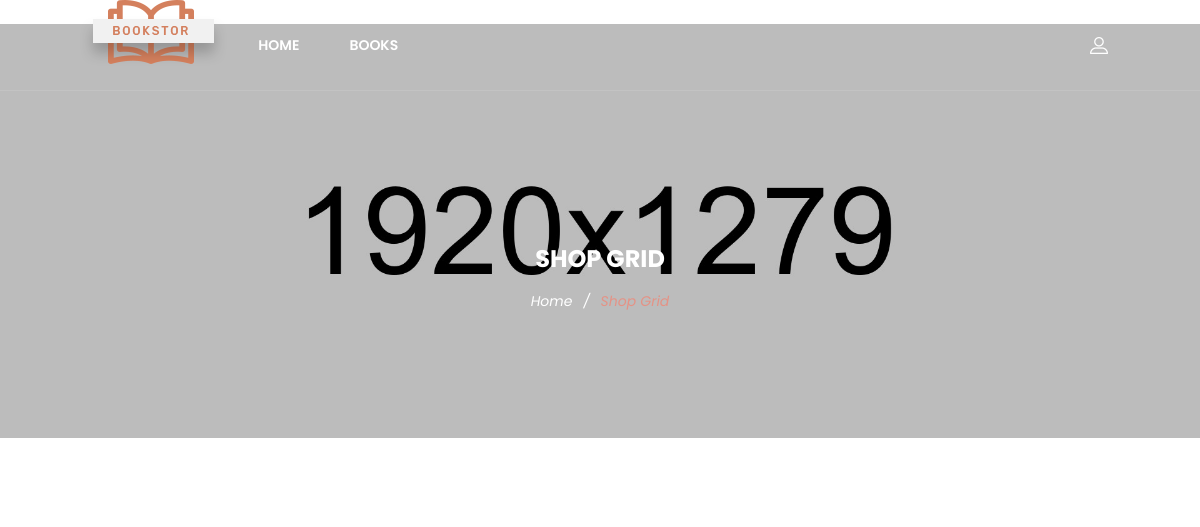
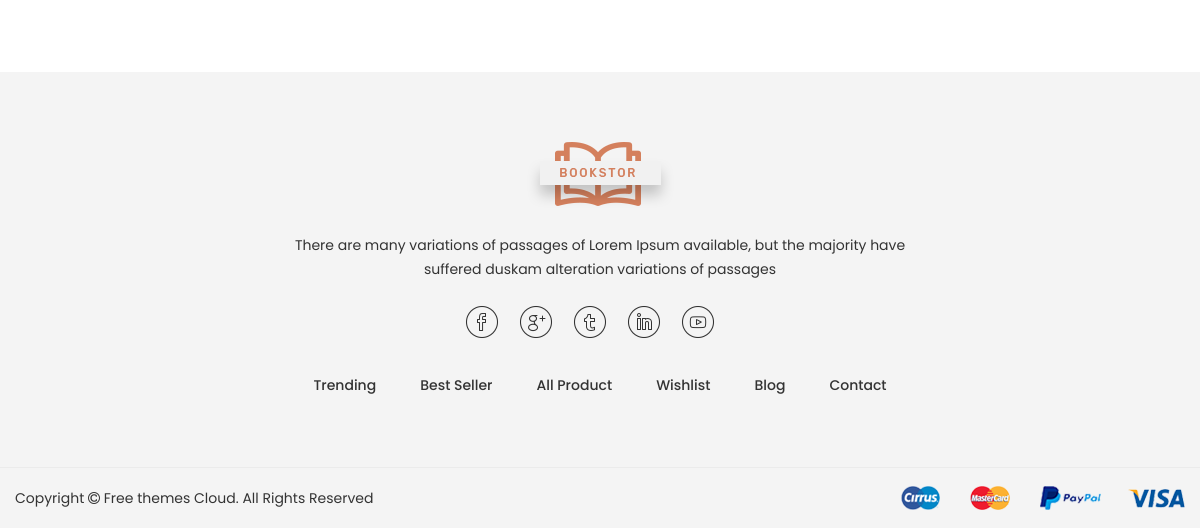
Page /store/ on the earlier database version (2 pictures, top to bottom).
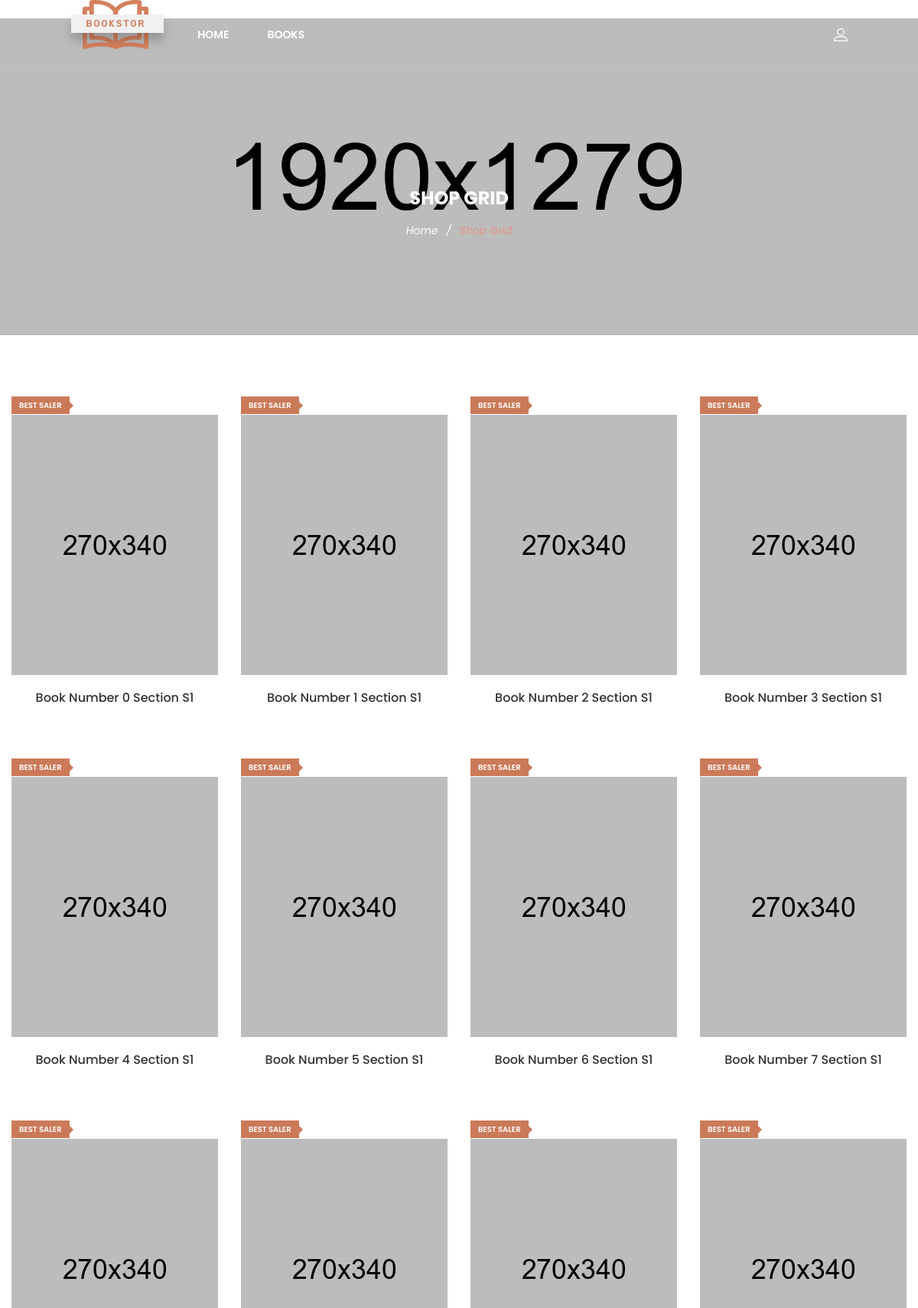
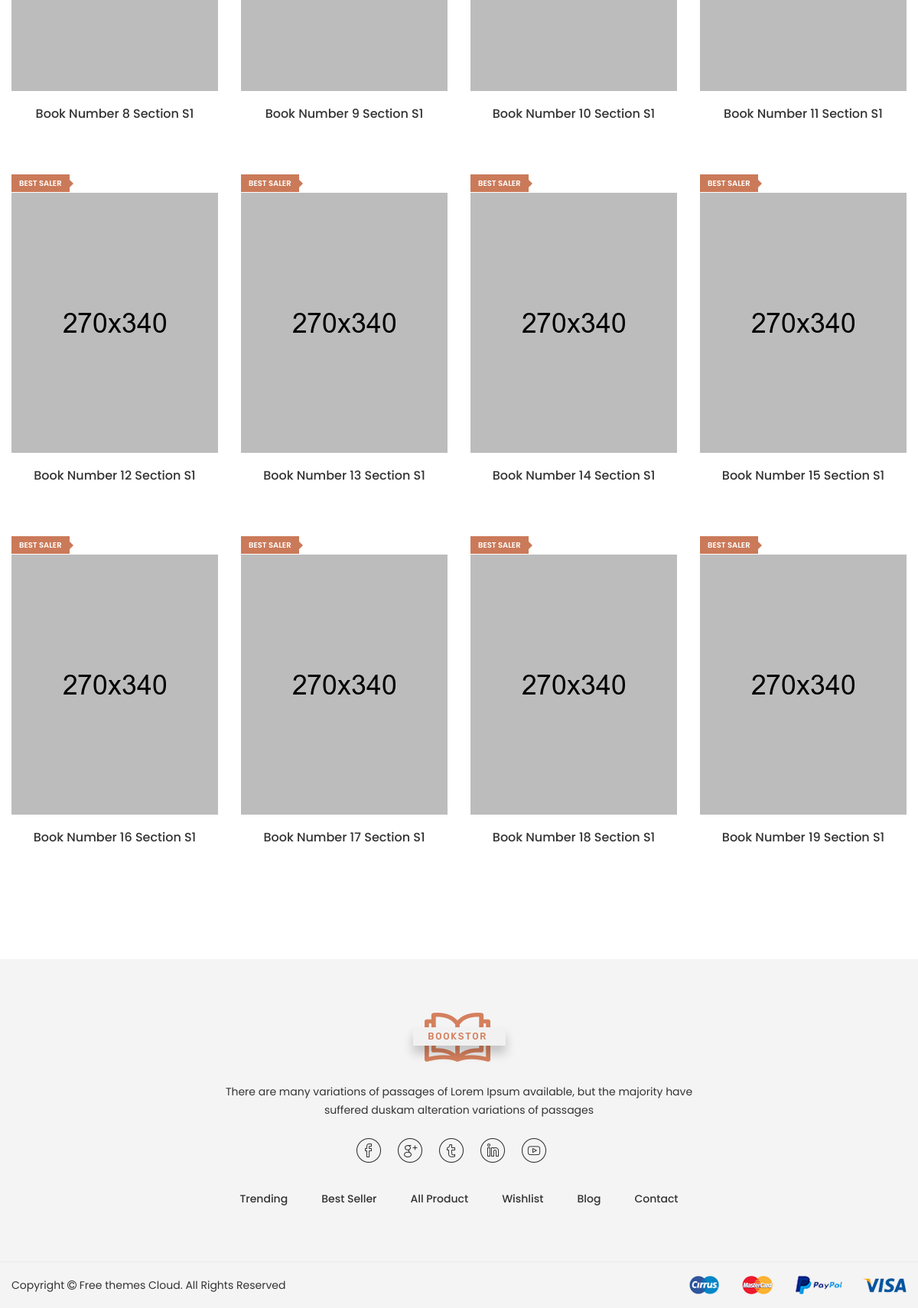
Same page on the later database version (2 pictures, top to bottom).
### bookkeeping/models.py (models this page shows, shortened)
class Book(models.Model):
    name = models.CharField(max_length=100)
    book_charge = models.ForeignKey(BookChargeSheet, on_delete=models.CASCADE)

### bookkeeping/views.py (the view)
# urls.py: path('', views.book_keeping_index, name='book_keeping_index'),
def book_keeping_index(request, book_type_id=0):
    if book_type_id == 0:
        books = Book.objects.all()
    else:
        books = Book.objects.filter(book_charge=book_type_id)
    return render(request, 'shop-grid.html', {"list_books":books})

### bookkeeping/templates/shop-grid.html (shortened to what this page needs)
﻿<!doctype html>
<html class="no-js" lang="zxx">
{% load staticfiles %}
{% include "head.html" %}
<body>
	<div class="wrapper" id="wrapper">
	     {% include "head_tiles.html" %}
        <div class="ht__bradcaump__area bg-image--6">
            <div class="container">
                <div class="row">
                    <div class="col-lg-12">
                        <div class="bradcaump__inner text-center">
                        	<h2 class="bradcaump-title">Shop Grid</h2>
                            <nav class="bradcaump-content">
                              <a class="breadcrumb_item" href="index.html">Home</a>
                              <span class="brd-separetor">/</span>
                              <span class="breadcrumb_item active">Shop Grid</span>
                            </nav>
                        </div>
                    </div>
                </div>
            </div>
        </div>
        <div class="page-shop-sidebar left--sidebar bg--white section-padding--lg">
        	<div class="container">
        		<div class="row">
        			<div class="col-lg-12 col-12 order-1 order-lg-2">
        				<div class="tab__container">
	        				<div class="shop-grid tab-pane fade show active" id="nav-grid" role="tabpanel">
	        					<div class="row">
                                      {% for book in list_books %}
		        					<div class="product product__style--3 col-lg-3 col-md-3 col-sm-3 col-12">
			        					<div class="product__thumb">
											<a class="first__img" href="/store/detail/{{ book.id }}">><img src="{%  static 'images/books/5.jpg' %}" alt="product image"></a>
											<div class="hot__box">
												<span class="hot-label">BEST SALER</span>
											</div>
										</div>
										<div class="product__content content--center content--center">
											<h4><a href="/store/detail/{{ book.id }}">{{ book.name }}</a></h4>
										</div>
		        					</div>
                                    {% endfor %}
	        					</div>
	        				</div>
                        </div>
        			</div>
        		</div>
        	</div>
        </div>
        {% include "footer.html" %}
		</div>
	</body>
	</html>

### templates/head.html (shortened to what this page needs)
<head>
{% load staticfiles %}
	<link rel="stylesheet" href="{% static 'css/bootstrap.min.css' %}">
	<link rel="stylesheet" href="{% static 'css/plugins.css' %}">
	<link rel="stylesheet" href="{% static 'style.css'  %}">
   <link rel="stylesheet" href="{% static 'css/custom.css' %}">
</head>

### templates/head_tiles.html (shortened to what this page needs)
{% load staticfiles %}
<header id="wn__header" class="oth-page header__area header__absolute sticky__header">
			<div class="container-fluid">
				<div class="row">
					<div class="col-md-4 col-sm-4 col-7 col-lg-2">
						<div class="logo">
							<a href="index.html">
								<img src="{% static 'images/logo/logo.png' %}" alt="logo images">
							</a>
						</div>
					</div>
					<div class="col-lg-8 d-none d-lg-block">
						<nav class="mainmenu__nav">
							<ul class="meninmenu d-flex justify-content-start">
								<li class="drop with--one--item"><a href="/">Home</a></li>
								<li class="drop"><a href="shop-grid.html">Books</a>
								</li>
							</ul>
						</nav>
					</div>
					<div class="col-md-8 col-sm-8 col-5 col-lg-2">
						<ul class="header__sidebar__right d-flex justify-content-end align-items-center" >
							<li class="setting__bar__icon"><a class="setting__active" href="#"></a>
							</li>
						</ul>
					</div>
				</div>
			</div>
		</header>

### templates/footer.html
{% load staticfiles %}
<footer id="wn__footer" class="footer__area bg__cat--8 brown--color">
			<div class="footer-static-top">
				<div class="container">
					<div class="row">
						<div class="col-lg-12">
							<div class="footer__widget footer__menu">
								<div class="ft__logo">
									<a href="index.html">
										<img src="{% static 'images/logo/3.png' %}" alt="logo">
									</a>
									<p>There are many variations of passages of Lorem Ipsum available, but the majority have suffered duskam alteration variations of passages</p>
								</div>
								<div class="footer__content">
									<ul class="social__net social__net--2 d-flex justify-content-center">
										<li><a href="#"><i class="bi bi-facebook"></i></a></li>
										<li><a href="#"><i class="bi bi-google"></i></a></li>
										<li><a href="#"><i class="bi bi-twitter"></i></a></li>
										<li><a href="#"><i class="bi bi-linkedin"></i></a></li>
										<li><a href="#"><i class="bi bi-youtube"></i></a></li>
									</ul>
									<ul class="mainmenu d-flex justify-content-center">
										<li><a href="index.html">Trending</a></li>
										<li><a href="index.html">Best Seller</a></li>
										<li><a href="index.html">All Product</a></li>
										<li><a href="index.html">Wishlist</a></li>
										<li><a href="index.html">Blog</a></li>
										<li><a href="index.html">Contact</a></li>
									</ul>
								</div>
							</div>
						</div>
					</div>
				</div>
			</div>
			<div class="copyright__wrapper">
				<div class="container">
					<div class="row">
						<div class="col-lg-6 col-md-6 col-sm-12">
							<div class="copyright">
								<div class="copy__right__inner text-left">
									<p>Copyright <i class="fa fa-copyright"></i> <a href="https://freethemescloud.com/">Free themes Cloud.</a> All Rights Reserved</p>
								</div>
							</div>
						</div>
						<div class="col-lg-6 col-md-6 col-sm-12">
							<div class="payment text-right">
								<img src="{% static 'images/icons/payment.png' %}" alt="" />
							</div>
						</div>
					</div>
				</div>
			</div>
		</footer>

### templates/common_js.html (shortened to what this page needs)
{% load staticfiles %}

Differences in the rows shown:
added Book: name "Book Number 0 Section S1"
added Book: name "Book Number 1 Section S1"
added Book: name "Book Number 2 Section S1"
added Book: name "Book Number 3 Section S1"
added Book: name "Book Number 4 Section S1"
added Book: name "Book Number 5 Section S1"
added Book: name "Book Number 6 Section S1"
added Book: name "Book Number 7 Section S1"
added Book: name "Book Number 8 Section S1"
added Book: name "Book Number 9 Section S1"
added Book: name "Book Number 10 Section S1"
added Book: name "Book Number 11 Section S1"
added Book: name "Book Number 12 Section S1"
added Book: name "Book Number 13 Section S1"
added Book: name "Book Number 14 Section S1"
added Book: name "Book Number 15 Section S1"
added Book: name "Book Number 16 Section S1"
added Book: name "Book Number 17 Section S1"
added Book: name "Book Number 18 Section S1"
added Book: name "Book Number 19 Section S1"
